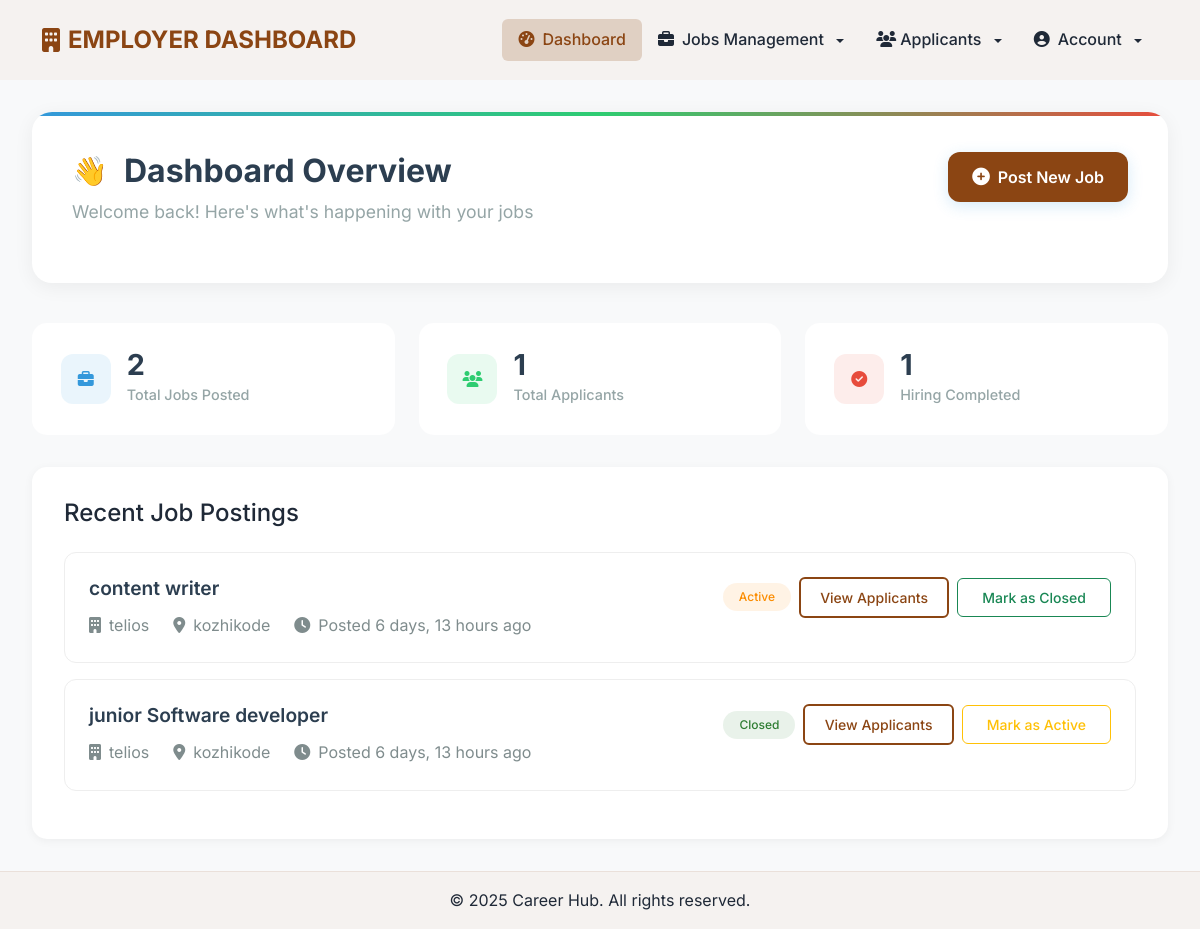
Page /employer/dashboard/ (signed in) on the committed database.
### jobsapp/models.py (models this page shows, shortened)
class Job(models.Model):
    user = models.ForeignKey(User, on_delete=models.CASCADE)
    title = models.CharField(max_length=300)
    description = models.TextField()
    location = models.CharField(max_length=150)
    type = models.CharField(choices=JOB_TYPE, max_length=10)
    category = models.CharField(max_length=100)
    last_date = models.DateTimeField()
    company_name = models.CharField(max_length=100)
    company_description = models.CharField(max_length=300)
    website = models.CharField(max_length=100, default="")
    created_at = models.DateTimeField(default=timezone.now)
    filled = models.BooleanField(default=False)

### jobsapp/views/employer.py (the view)
# urls.py: path('', DashboardView.as_view(), name='employer-dashboard'),
class DashboardView(LoginRequiredMixin, EmployerRequiredMixin, ListView):
    model = Job
    template_name = 'jobs/employer/dashboard.html'
    context_object_name = 'jobs'
    def get_queryset(self):
        return self.model.objects.filter(user_id=self.request.user.id)
    def get_context_data(self, **kwargs):
        context = super().get_context_data(**kwargs)
        user_jobs = self.get_queryset()
        context['total_jobs'] = user_jobs.count()
        context['total_filled'] = user_jobs.filter(filled=True).count()
        context['total_applicants'] = Applicant.objects.filter(job__user=self.request.user).count()
        return context

### jobsapp/views/employer.py (called while the page is built)
    def test_func(self):
        return self.request.user.role == 'employer'

### templates/jobs/employer/dashboard.html (shortened to what this page needs)
{% extends 'employer/base.html' %}
{% load static %}
{% block content %}
<div class="dashboard-container">
    <div class="dashboard-header">
        <div class="d-flex justify-content-between align-items-start">
            <div>
                <h2 class="mb-2">Dashboard Overview</h2>
                <p class="welcome-message">Welcome back! Here's what's happening with your jobs</p>
            </div>
            <a href="{% url 'jobs:employer-jobs-create' %}" class="btn btn-primary">
                <i class="fas fa-plus-circle"></i>
                Post New Job
            </a>
        </div>
    </div>
    <div class="stats-grid">
        <div class="stats-card jobs">
            <div class="stats-icon">
                <i class="fas fa-briefcase"></i>
            </div>
            <div class="stats-info">
                <div class="stats-number">{{ total_jobs }}</div>
                <div class="stats-label">Total Jobs Posted</div>
            </div>
        </div>
        <div class="stats-card applicants">
            <div class="stats-icon">
                <i class="fas fa-users"></i>
            </div>
            <div class="stats-info">
                <div class="stats-number">{{ total_applicants }}</div>
                <div class="stats-label">Total Applicants</div>
            </div>
        </div>
        <div class="stats-card filled">
            <div class="stats-icon">
                <i class="fas fa-check-circle"></i>
            </div>
            <div class="stats-info">
                <div class="stats-number">{{ total_filled }}</div>
                <div class="stats-label">Hiring Completed</div>
            </div>
        </div>
    </div>
    <div class="jobs-section">
        <h3 class="h4 mb-4">Recent Job Postings</h3>
        {% for job in jobs %}
        <div class="job-card">
            <div class="d-flex justify-content-between align-items-start">
                <div>
                    <h4 class="job-title">{{ job.title }}</h4>
                    <div class="job-meta">
                        <span><i class="fas fa-building me-2"></i>{{ job.company_name }}</span>
                        <span><i class="fas fa-map-marker-alt me-2"></i>{{ job.location }}</span>
                        <span><i class="fas fa-clock me-2"></i>Posted {{ job.created_at|timesince }} ago</span>
                    </div>
                </div>
                <div class="job-actions">
                    {% if job.filled %}
                    <span class="badge badge-soft-success">Closed</span>
                    {% else %}
                    <span class="badge badge-soft-warning">Active</span>
                    {% endif %}
                    <a href="{% url 'jobs:employer-dashboard-applicants' job.id %}" class="btn btn-sm btn-outline-primary">
                        View Applicants
                    </a>
                    <a href="{% url 'jobs:job-mark-filled' job.id %}" class="btn btn-sm {% if job.filled %}btn-outline-warning{% else %}btn-outline-success{% endif %}">
                        {% if job.filled %}Mark as Active{% else %}Mark as Closed{% endif %}
                    </a>
                </div>
            </div>
        </div>
        {% empty %}
        <div class="empty-state">
            <i class="fas fa-clipboard-list"></i>
            <p class="lead text-muted">No jobs posted yet</p>
            <a href="{% url 'jobs:employer-jobs-create' %}" class="btn btn-primary">Post Your First Job</a>
        </div>
        {% endfor %}
    </div>
</div>
{% endblock %}

### templates/employer/base.html (style rules this page uses)
:root { --primary-color: #8B4513; --secondary-color: #6B3410; --accent-color: #A65D1E; --text-color: #1f2937; --light-bg: #f5f2f0; --success-color: #8B4513; --danger-color: #dc2626; }
body { font-family: 'Inter', sans-serif; color: var(--text-color); line-height: 1.6; min-height: 100vh; display: flex; flex-direction: column; }
.btn { padding: 0.5rem 1.5rem; font-weight: 500; border-radius: 0.375rem; transition: all 0.3s ease; }
.btn-outline-primary { color: var(--primary-color); background-color: transparent; border: 2px solid var(--primary-color); padding: 0.5rem 1.2rem; }
.btn-primary { background-color: var(--primary-color); border: none; color: #fff; padding: 0.5rem 1.2rem; }
.stats-card { transition: transform 0.3s ease; }

### templates/jobs/employer/dashboard.html (style rules this page uses)
.dashboard-container { padding: 2rem; background-color: #f8f9fa; }
.dashboard-header { background-color: #fff; border-radius: 20px; padding: 2.5rem; margin-bottom: 2.5rem; box-shadow: 0 4px 20px rgba(0,0,0,0.06); position: relative; overflow: hidden; }
.dashboard-header::before { content: ''; position: absolute; top: 0; left: 0; width: 100%; height: 4px; background: linear-gradient(to right, #3498db, #2ecc71, #e74c3c); }
.dashboard-header .d-flex { position: relative; z-index: 1; }
.dashboard-header h2 { font-size: 2rem; font-weight: 700; color: #2c3e50; margin: 0; display: flex; align-items: center; gap: 1rem; }
.dashboard-header h2::before { content: '👋'; font-size: 1.8rem; }
.dashboard-header .btn-primary { padding: 0.8rem 1.5rem; font-weight: 600; border-radius: 12px; display: flex; align-items: center; gap: 0.5rem; transition: all 0.3s ease; box-shadow: 0 4px 15px rgba(52, 152, 219, 0.2); }
.dashboard-header .btn-primary i { font-size: 1.1rem; }
.welcome-message { color: #95a5a6; font-size: 1.1rem; margin-top: 0.5rem; font-weight: 400; }
.stats-grid { display: grid; grid-template-columns: repeat(auto-fit, minmax(250px, 1fr)); gap: 1.5rem; margin-bottom: 2rem; }
.stats-card { background: #fff; border-radius: 15px; padding: 1.8rem; display: flex; align-items: center; transition: all 0.3s ease; }
.stats-icon { width: 50px; height: 50px; border-radius: 12px; display: flex; align-items: center; justify-content: center; margin-right: 1rem; }
.stats-card.jobs .stats-icon { background-color: rgba(52, 152, 219, 0.1); color: #3498db; }
.stats-card.applicants .stats-icon { background-color: rgba(46, 204, 113, 0.1); color: #2ecc71; }
.stats-card.filled .stats-icon { background-color: rgba(231, 76, 60, 0.1); color: #e74c3c; }
.stats-info { flex-grow: 1; }
.stats-number { font-size: 1.8rem; font-weight: 700; color: #2c3e50; margin-bottom: 0.2rem; line-height: 1; }
.stats-label { color: #95a5a6; font-size: 0.9rem; font-weight: 500; }
.jobs-section { background: #fff; border-radius: 15px; padding: 2rem; box-shadow: 0 2px 10px rgba(0,0,0,0.05); }
.job-card { border: 1px solid #eee; border-radius: 12px; padding: 1.5rem; margin-bottom: 1rem; transition: all 0.3s ease; }
.job-title { font-size: 1.2rem; color: #2c3e50; font-weight: 600; }
.job-meta { display: flex; gap: 1.5rem; margin-top: 0.8rem; color: #7f8c8d; }
.job-actions { display: flex; gap: 0.5rem; align-items: center; }
.badge-soft-success { background-color: rgba(46, 125, 50, 0.1); color: #2e7d32; padding: 0.5rem 1rem; border-radius: 20px; font-weight: 500; }
.badge-soft-warning { background-color: rgba(251, 140, 0, 0.1); color: #fb8c00; padding: 0.5rem 1rem; border-radius: 20px; font-weight: 500; }

### rows in the picture
Job: title "content writer", company_name "telios", location "kozhikode", created_at "6 days, 13 hours", filled "Active"
Job: title "junior Software developer", company_name "telios", location "kozhikode", created_at "6 days, 13 hours", filled "Closed"

### other values in the picture
{{ total_jobs }} "2"
{{ total_applicants }} "1"
{{ total_filled }} "1"
